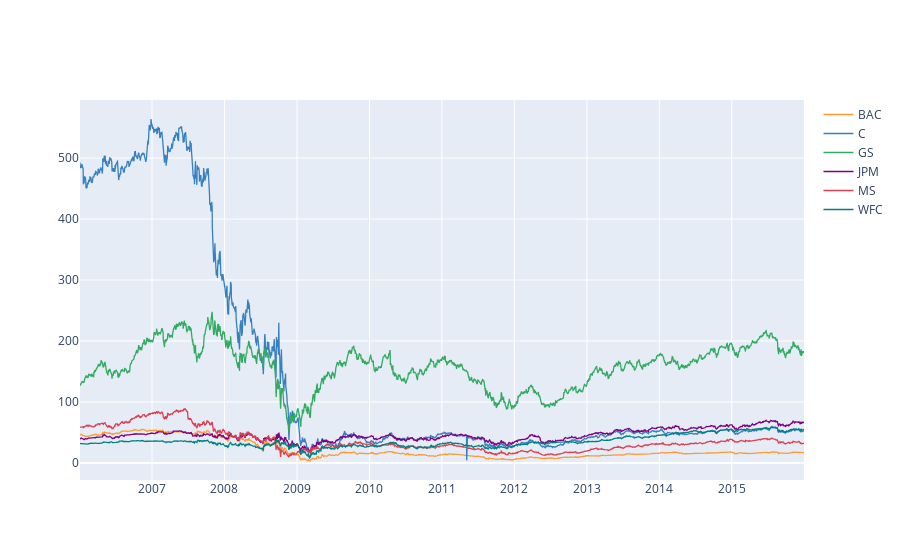

Here is the notebook cell this chart was saved with:
### Code cell
df.xs('Close',level='Stock Info',axis=1).iplot(layout={'hovermode':'x'})

### Figure 1 — Plotly figure (JSON) as saved in the notebook; plotly's stock layout.template omitted (floating-point values rounded to 4 significant figures; data arrays with more than 128 entries replaced by an {"elided": "..."} marker saying what was removed)
{"data": [{"line": {"color": "rgba(255, 153, 51, 1.0)", "dash": "solid", "shape": "linear", "width": 1.3}, "mode": "lines", "name": "BAC", "text": "", "type": "scatter", "x": {"elided": "2517 str values"}, "y": {"elided": "2517 float values"}}, {"line": {"color": "rgba(55, 128, 191, 1.0)", "dash": "solid", "shape": "linear", "width": 1.3}, "mode": "lines", "name": "C", "text": "", "type": "scatter", "x": {"elided": "2517 str values"}, "y": {"elided": "2517 float values"}}, {"line": {"color": "rgba(50, 171, 96, 1.0)", "dash": "solid", "shape": "linear", "width": 1.3}, "mode": "lines", "name": "GS", "text": "", "type": "scatter", "x": {"elided": "2517 str values"}, "y": {"elided": "2517 float values"}}, {"line": {"color": "rgba(128, 0, 128, 1.0)", "dash": "solid", "shape": "linear", "width": 1.3}, "mode": "lines", "name": "JPM", "text": "", "type": "scatter", "x": {"elided": "2517 str values"}, "y": {"elided": "2517 float values"}}, {"line": {"color": "rgba(219, 64, 82, 1.0)", "dash": "solid", "shape": "linear", "width": 1.3}, "mode": "lines", "name": "MS", "text": "", "type": "scatter", "x": {"elided": "2517 str values"}, "y": {"elided": "2517 float values"}}, {"line": {"color": "rgba(0, 128, 128, 1.0)", "dash": "solid", "shape": "linear", "width": 1.3}, "mode": "lines", "name": "WFC", "text": "", "type": "scatter", "x": {"elided": "2517 str values"}, "y": {"elided": "2517 float values"}}], "layout": {"hovermode": "x"}}
